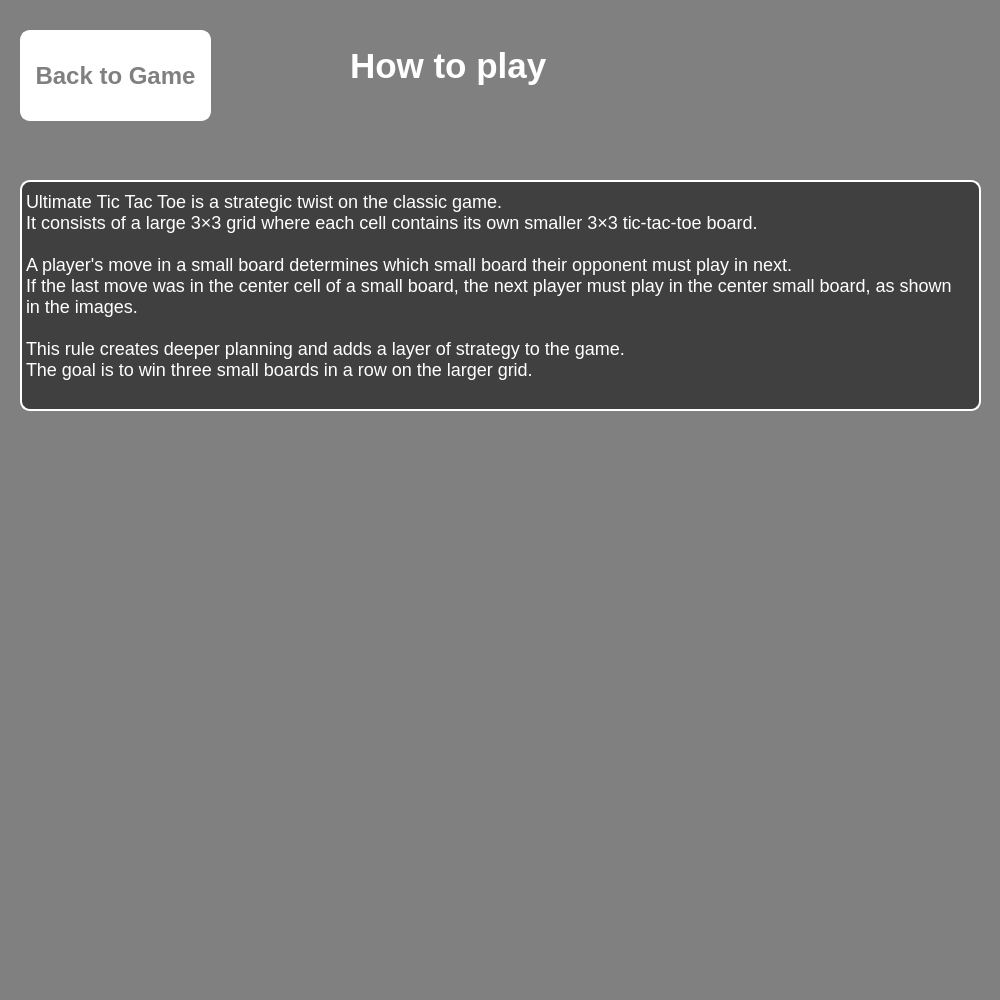
<?xml version="1.0" encoding="UTF-8"?>
<ui version="4.0">
 <class>Form</class>
 <widget class="QWidget" name="Form">
  <property name="geometry">
   <rect>
    <x>0</x>
    <y>0</y>
    <width>1000</width>
    <height>1000</height>
   </rect>
  </property>
  <property name="windowTitle">
   <string>Form</string>
  </property>
  <property name="styleSheet">
   <string notr="true">background-color:gray</string>
  </property>
  <widget class="QLabel" name="label">
   <property name="geometry">
    <rect>
     <x>350</x>
     <y>10</y>
     <width>221</width>
     <height>111</height>
    </rect>
   </property>
   <property name="styleSheet">
    <string notr="true">font-size:35px;
font-weight:bold;
color:white</string>
   </property>
   <property name="text">
    <string>How to play</string>
   </property>
  </widget>
  <widget class="QPushButton" name="backToGameButton">
   <property name="geometry">
    <rect>
     <x>20</x>
     <y>30</y>
     <width>191</width>
     <height>91</height>
    </rect>
   </property>
   <property name="styleSheet">
    <string notr="true">border:2px solid white;
color:gray;
background-color:white;
font-size:24px;
font-weight:bold;
border-radius:10px

</string>
   </property>
   <property name="text">
    <string>Back to Game</string>
   </property>
  </widget>
  <widget class="QLabel" name="playTurnLabel">
   <property name="geometry">
    <rect>
     <x>10</x>
     <y>420</y>
     <width>221</width>
     <height>251</height>
    </rect>
   </property>
   <property name="text">
    <string/>
   </property>
   <property name="pixmap">
    <pixmap>tutorial.jpeg</pixmap>
   </property>
  </widget>
  <widget class="QLabel" name="label_3">
   <property name="geometry">
    <rect>
     <x>20</x>
     <y>180</y>
     <width>961</width>
     <height>231</height>
    </rect>
   </property>
   <property name="styleSheet">
    <string notr="true">font-size:18px;
color:white;
background-color:rgba(0,0,0,0.5);
border:2px solid white;
border-radius:10px</string>
   </property>
   <property name="text">
    <string>Ultimate Tic Tac Toe is a strategic twist on the classic game.  
It consists of a large 3×3 grid where each cell contains its own smaller 3×3 tic-tac-toe board.  

A player's move in a small board determines which small board their opponent must play in next.  
If the last move was in the center cell of a small board, the next player must play in the center small board, as shown
in the images.

This rule creates deeper planning and adds a layer of strategy to the game.  
The goal is to win three small boards in a row on the larger grid.
</string>
   </property>
  </widget>
  <widget class="QLabel" name="gameWinLabel">
   <property name="geometry">
    <rect>
     <x>330</x>
     <y>420</y>
     <width>671</width>
     <height>531</height>
    </rect>
   </property>
   <property name="text">
    <string/>
   </property>
   <property name="pixmap">
    <pixmap>winner.png</pixmap>
   </property>
  </widget>
 </widget>
 <resources/>
 <connections/>
</ui>
